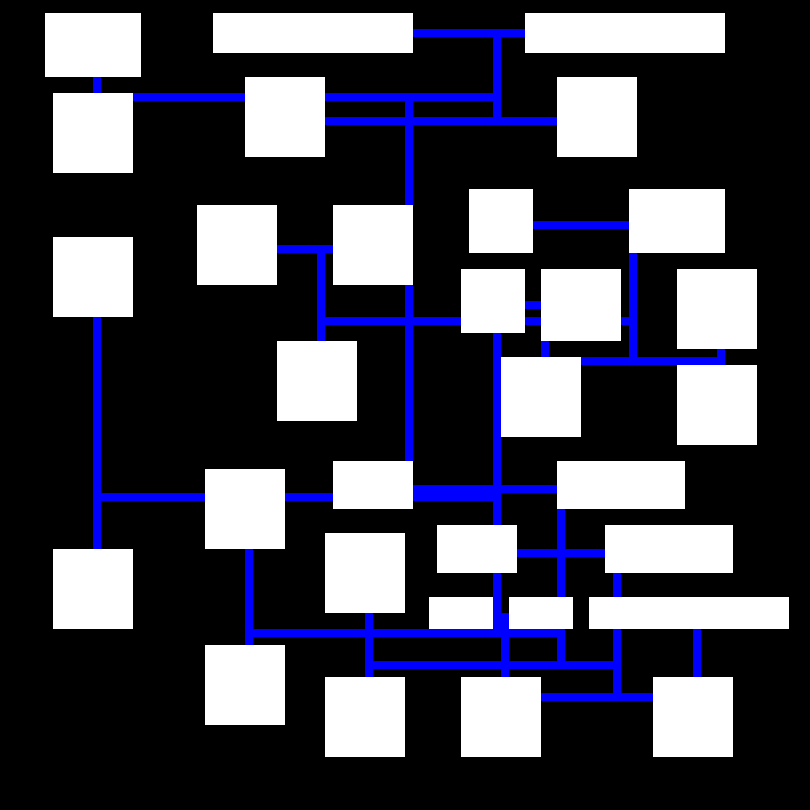

Generate this figure with Python:
import random
from PIL import Image, ImageDraw

offset_y = 5
offset_x = 5
tile_w = 8
tile_h = 8
win = 0
im = 0

map = [[0 for x in range(100)] for y in range(100)]



rooms = [(4,15),(4,25),(5,12),(5,25),(6,10),(6,16),(8,8),(8,12),(9,9),(9,10),(10,10)]



################################################################################
def display_map(h,w):
	for y in range(0,h):
		for x in range(0,w):
			if map[y][x] == 1:
				print("\u2588",end='')
			elif map[y][x] == 2:
				print("\u2592",end='')
			else:
				print(" ",end='')
		print("")


def draw_box_map(x1,y1,x2,y2,c):
	x1 = int(x1)
	x2 = int(x2)
	y1 = int(y1)
	y2 = int(y2)
	
	
	for y in range(y1,y2):
		for x in range(x1,x2):
			map[y][x] = c
################################################################################


def get_room_size(h,w):
	for i in range(len(rooms)-1,-1,-1):
		c = rooms[i]
		if c[0] <= h-2 and c[1] <= w-2:
			return c
	return (h-2,w-2)
	


#def gen_random_colors():
#	r = random.randint(10,255)
#	g = random.randint(10,255)
#	b = random.randint(10,255)
#	return color_rgb(r,g,b)


def draw_wbox(y,x,h,w):
	xx = (x*tile_w)+offset_x
	yy = (y*tile_h)+offset_y
	hh = h*tile_h
	ww = w*tile_w
	draw_box_map(x,y,x+w,y+h,1)



def draw_path(y1,x1,y2,x2,s):
	draw_box_map(x1,y1,x2+s,y2+s,2)






def draw_box_im(im,y,x,h,w):
	draw = ImageDraw.Draw(im)
	xx = (x*tile_w)+offset_x
	yy = (y*tile_h)+offset_y
	hh = h*tile_h
	ww = w*tile_w
	draw.rectangle([xx,yy,xx+ww,yy+hh],outline=0x0000ff,width=1)





def divide_box(y,x,h,w,c,count):
#	draw_box_im(im,y,x,h,w)
	
	if count == 0:
		rr = get_room_size(h,w)
		new_y = (h/2) - (rr[0]/2)
		new_x = (w/2) - (rr[1]/2)
		draw_wbox(y+new_y,x+new_x,rr[0],rr[1])
		return 0
	
	if c == 0:   # horizontal
		new_h = random.randint(int(h/5),int(h/2))
		
		if new_h < 6:
			rr = get_room_size(h,w)
			new_y = (h/2) - (rr[0]/2)
			new_x = (w/2) - (rr[1]/2)
			draw_wbox(y+new_y,x+new_x,rr[0],rr[1])
			return 0
		

		new_pos1 = [y,x]
		new_size1 = [new_h,w]
		
		new_pos2 = [y+(new_h),x]
		new_size2 = [(h-new_h),w]

		y1 = new_pos1[0] + (new_size1[0]/2)
		x1 = new_pos1[1] + (new_size1[1]/2)
		
		y2 = new_pos2[0] + (new_size2[0]/2)
		x2 = new_pos2[1] + (new_size2[1]/2)
		draw_path(y1,x1,y2,x2,1)
	
		divide_box(new_pos1[0],new_pos1[1],new_size1[0],new_size1[1],1,count-1)
		divide_box(new_pos2[0],new_pos2[1],new_size2[0],new_size2[1],1,count-1)
		
	else:        # vertical
		new_w = random.randint(int(w/5),int(w/2))
		
		if new_w < 10:
			rr = get_room_size(h,w)
			new_y = (h/2) - (rr[0]/2)
			new_x = (w/2) - (rr[1]/2)
			draw_wbox(y+new_y,x+new_x,rr[0],rr[1])
			return 0

		new_pos1 = [y,x]
		new_size1 = [h,new_w]
		
		new_pos2 = [y,x+new_w]
		new_size2 = [h,w-new_w]
		
		y1 = new_pos1[0] + (new_size1[0]/2)
		x1 = new_pos1[1] + (new_size1[1]/2)
		
		y2 = new_pos2[0] + (new_size2[0]/2)
		x2 = new_pos2[1] + (new_size2[1]/2)
		draw_path(y1,x1,y2,x2,1)
		
		divide_box(new_pos1[0],new_pos1[1],new_size1[0],new_size1[1],0,count-1)
		divide_box(new_pos2[0],new_pos2[1],new_size2[0],new_size2[1],0,count-1)		

	return 0
	

###################################################################################
def draw_tile(im,y,x,fill):
	draw = ImageDraw.Draw(im)
	draw.rectangle([x*tile_w+offset_x,y*tile_h+offset_y,((x+1)*tile_w)-1+offset_x,((y+1)*tile_h)-1+offset_y],fill,width=1)

def display_map_im(im,h,w):	
	for y in range(0,h):
		for x in range(0,w):
			if map[y][x] == 1:
				draw_tile(im,y,x,0xffffff)
			elif map[y][x] == 2:
				draw_tile(im,y,x,0xff0000)			
###################################################################################


im = Image.new('RGB', ((8*100)+10,(8*100)+10))


room_count = 0
divide_box(0,0,100,100,random.randint(0,1),50)
display_map(100,100)

display_map_im(im,100,100)
im.save("bsp.png", "PNG")

